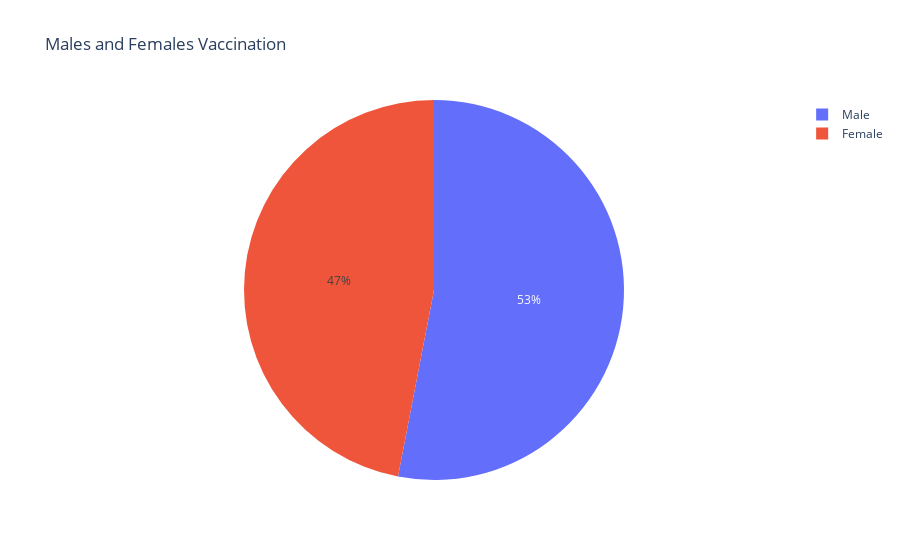

This figure's notebook cell:
### Code cell
male = vaccination["Male(Individuals Vaccinated)"].sum()
female = vaccination["Female(Individuals Vaccinated)"].sum()
px.pie(names=["Male", "Female"], values=[male, female], title = "Males and Females Vaccination")

### Figure 1 — Plotly figure (JSON) as saved in the notebook; plotly's stock layout.template omitted (floating-point values rounded to 4 significant figures)
{"data": [{"domain": {"x": [0, 1], "y": [0, 1]}, "hovertemplate": "label=%{label}<br>value=%{value}<extra></extra>", "labels": ["Male", "Female"], "legendgroup": "", "name": "", "showlegend": true, "type": "pie", "values": [7138698858, 6321628736]}], "layout": {"legend": {"tracegroupgap": 0}, "title": {"text": "Males and Females Vaccination"}}}
